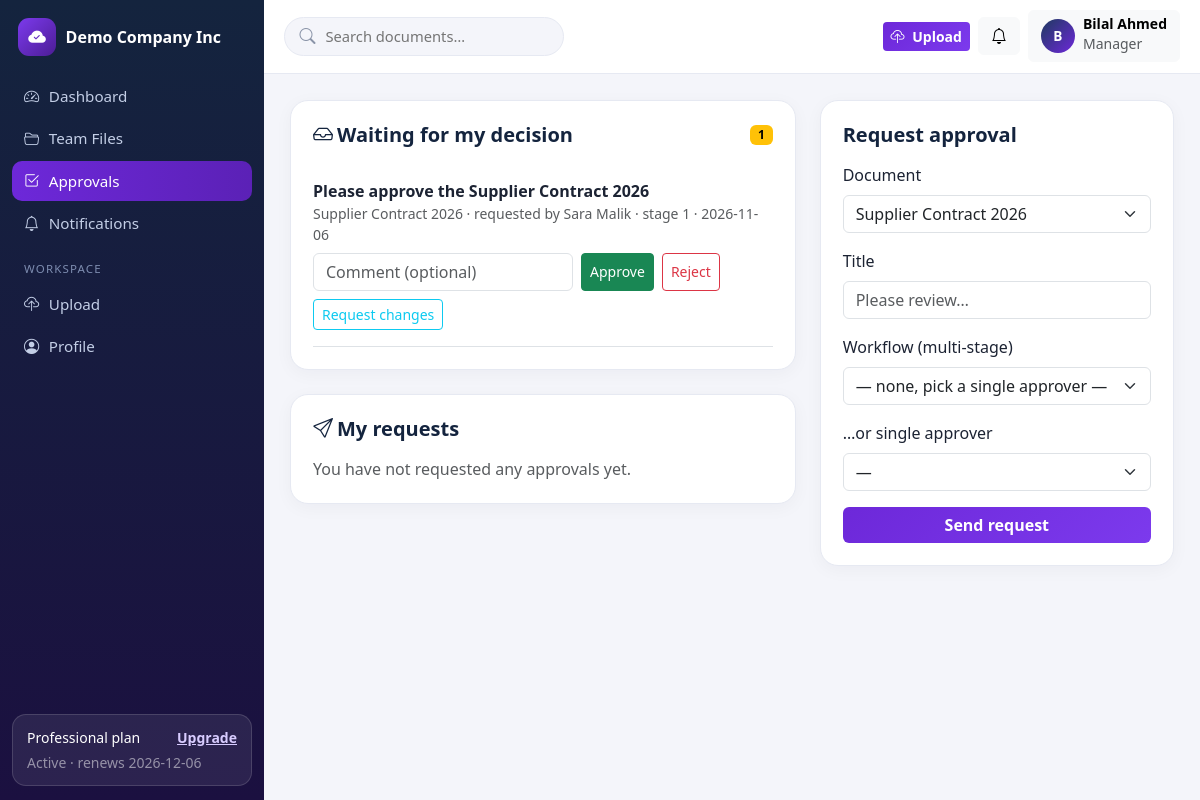
The page /manager/approvals (signed in) on the database its author committed.
### tables this page shows
CREATE TABLE tenants (
    id INT UNSIGNED AUTO_INCREMENT PRIMARY KEY,
    name VARCHAR(160) NOT NULL,
    slug VARCHAR(180) NOT NULL UNIQUE,
    email VARCHAR(190) NOT NULL,
    logo VARCHAR(255) NULL,
    brand_color VARCHAR(9) NOT NULL DEFAULT '#1e3a5f',
    status ENUM('active','suspended') NOT NULL DEFAULT 'active',
    created_at TIMESTAMP NOT NULL DEFAULT CURRENT_TIMESTAMP,
    updated_at TIMESTAMP NOT NULL DEFAULT CURRENT_TIMESTAMP ON UPDATE CURRENT_TIMESTAMP,
    INDEX idx_tenants_status (status)
);

CREATE TABLE subscriptions (
    id INT UNSIGNED AUTO_INCREMENT PRIMARY KEY,
    tenant_id INT UNSIGNED NOT NULL,
    plan_id INT UNSIGNED NOT NULL,
    billing_cycle ENUM('monthly','yearly') NOT NULL DEFAULT 'monthly',
    status ENUM('trialing','active','past_due','cancelled','expired') NOT NULL DEFAULT 'trialing',
    trial_ends_at TIMESTAMP NULL,
    current_period_start TIMESTAMP NULL,
    current_period_end TIMESTAMP NULL,
    cancelled_at TIMESTAMP NULL,
    created_at TIMESTAMP NOT NULL DEFAULT CURRENT_TIMESTAMP,
    updated_at TIMESTAMP NOT NULL DEFAULT CURRENT_TIMESTAMP ON UPDATE CURRENT_TIMESTAMP,
    INDEX idx_sub_tenant (tenant_id),
    INDEX idx_sub_status (status),
    CONSTRAINT fk_sub_tenant FOREIGN KEY (tenant_id) REFERENCES tenants(id) ON DELETE CASCADE,
    CONSTRAINT fk_sub_plan FOREIGN KEY (plan_id) REFERENCES subscription_plans(id)
);

CREATE TABLE subscription_plans (
    id INT UNSIGNED AUTO_INCREMENT PRIMARY KEY,
    name VARCHAR(60) NOT NULL,
    slug VARCHAR(60) NOT NULL UNIQUE,
    price_monthly DECIMAL(10,2) NOT NULL DEFAULT 0,
    price_yearly DECIMAL(10,2) NOT NULL DEFAULT 0,
    storage_mb INT NOT NULL DEFAULT 100,        
    max_users INT NOT NULL DEFAULT 3,           
    max_file_mb INT NOT NULL DEFAULT 10,        
    max_teams INT NOT NULL DEFAULT 1,           
    version_history INT NOT NULL DEFAULT 3,
    features VARCHAR(500) NULL,
    is_active TINYINT(1) NOT NULL DEFAULT 1,
    created_at TIMESTAMP NOT NULL DEFAULT CURRENT_TIMESTAMP,
    updated_at TIMESTAMP NOT NULL DEFAULT CURRENT_TIMESTAMP ON UPDATE CURRENT_TIMESTAMP
);

CREATE TABLE users (
    id INT UNSIGNED AUTO_INCREMENT PRIMARY KEY,
    tenant_id INT UNSIGNED NULL,
    name VARCHAR(120) NOT NULL,
    email VARCHAR(190) NOT NULL UNIQUE,
    password_hash VARCHAR(255) NOT NULL,
    role VARCHAR(40) NOT NULL DEFAULT 'member',
    status ENUM('pending','active','disabled') NOT NULL DEFAULT 'pending',
    email_verified_at TIMESTAMP NULL,
    email_verification_token VARCHAR(64) NULL,
    last_login_at TIMESTAMP NULL,
    created_at TIMESTAMP NOT NULL DEFAULT CURRENT_TIMESTAMP,
    updated_at TIMESTAMP NOT NULL DEFAULT CURRENT_TIMESTAMP ON UPDATE CURRENT_TIMESTAMP,
    INDEX idx_users_tenant (tenant_id),
    INDEX idx_users_role (role),
    CONSTRAINT fk_users_tenant FOREIGN KEY (tenant_id) REFERENCES tenants(id) ON DELETE CASCADE
);

CREATE TABLE approvals (
    id INT UNSIGNED AUTO_INCREMENT PRIMARY KEY,
    tenant_id INT UNSIGNED NOT NULL,
    document_id INT UNSIGNED NOT NULL,
    workflow_id INT UNSIGNED NULL,
    requested_by INT UNSIGNED NOT NULL,
    title VARCHAR(200) NOT NULL,
    status ENUM('pending','approved','rejected','changes_requested','cancelled') NOT NULL DEFAULT 'pending',
    created_at TIMESTAMP NOT NULL DEFAULT CURRENT_TIMESTAMP,
    updated_at TIMESTAMP NOT NULL DEFAULT CURRENT_TIMESTAMP ON UPDATE CURRENT_TIMESTAMP,
    INDEX idx_appr_tenant (tenant_id),
    CONSTRAINT fk_appr_tenant FOREIGN KEY (tenant_id) REFERENCES tenants(id) ON DELETE CASCADE,
    CONSTRAINT fk_appr_doc FOREIGN KEY (document_id) REFERENCES documents(id) ON DELETE CASCADE,
    CONSTRAINT fk_appr_wf FOREIGN KEY (workflow_id) REFERENCES approval_workflows(id) ON DELETE SET NULL,
    CONSTRAINT fk_appr_user FOREIGN KEY (requested_by) REFERENCES users(id) ON DELETE CASCADE
);

CREATE TABLE documents (
    id INT UNSIGNED AUTO_INCREMENT PRIMARY KEY,
    tenant_id INT UNSIGNED NOT NULL,
    folder_id INT UNSIGNED NULL,
    category_id INT UNSIGNED NULL,
    department_id INT UNSIGNED NULL,
    owner_id INT UNSIGNED NOT NULL,
    name VARCHAR(200) NOT NULL,
    description TEXT NULL,
    stored_name VARCHAR(80) NOT NULL,           
    original_name VARCHAR(255) NOT NULL,
    extension VARCHAR(12) NOT NULL,
    mime_type VARCHAR(120) NOT NULL,
    size_bytes BIGINT UNSIGNED NOT NULL DEFAULT 0,
    status ENUM('active','archived') NOT NULL DEFAULT 'active',
    expires_at DATE NULL,                        
    download_count INT UNSIGNED NOT NULL DEFAULT 0,
    deleted_at TIMESTAMP NULL,                   
    created_at TIMESTAMP NOT NULL DEFAULT CURRENT_TIMESTAMP,
    updated_at TIMESTAMP NOT NULL DEFAULT CURRENT_TIMESTAMP ON UPDATE CURRENT_TIMESTAMP,
    INDEX idx_docs_tenant_folder (tenant_id, folder_id),
    INDEX idx_docs_tenant_cat (tenant_id, category_id),
    INDEX idx_docs_name (name),
    FULLTEXT INDEX ft_docs (name, description),
    CONSTRAINT fk_docs_tenant FOREIGN KEY (tenant_id) REFERENCES tenants(id) ON DELETE CASCADE,
    CONSTRAINT fk_docs_folder FOREIGN KEY (folder_id) REFERENCES folders(id) ON DELETE SET NULL,
    CONSTRAINT fk_docs_category FOREIGN KEY (category_id) REFERENCES categories(id) ON DELETE SET NULL,
    CONSTRAINT fk_docs_department FOREIGN KEY (department_id) REFERENCES departments(id) ON DELETE SET NULL,
    CONSTRAINT fk_docs_owner FOREIGN KEY (owner_id) REFERENCES users(id) ON DELETE CASCADE
);

CREATE TABLE approval_steps (
    id INT UNSIGNED AUTO_INCREMENT PRIMARY KEY,
    approval_id INT UNSIGNED NOT NULL,
    step_order INT NOT NULL DEFAULT 1,
    approver_id INT UNSIGNED NOT NULL,
    status ENUM('pending','approved','rejected','changes_requested','skipped') NOT NULL DEFAULT 'pending',
    comment VARCHAR(500) NULL,
    decided_at TIMESTAMP NULL,
    created_at TIMESTAMP NOT NULL DEFAULT CURRENT_TIMESTAMP,
    INDEX idx_step_approver (approver_id, status),
    CONSTRAINT fk_step_approval FOREIGN KEY (approval_id) REFERENCES approvals(id) ON DELETE CASCADE,
    CONSTRAINT fk_step_user FOREIGN KEY (approver_id) REFERENCES users(id) ON DELETE CASCADE
);

### resources/views/partials/approvals-tree.php (the view, shortened to what the rows shown need)
<div class="row g-4">
  <div class="col-lg-7">
    <div class="panel mb-4">
      <div class="panel-head"><h5><i class="bi bi-inbox me-1"></i>Waiting for my decision</h5><span class="badge text-bg-warning"><?= count($inbox) ?></span></div>
      <?php foreach ($inbox as $a): ?>
      <div class="border-bottom py-3">
        <strong><?= e($a['title']) ?></strong>
        <div class="small text-muted mb-2"><?= e($a['doc_name']) ?> · requested by <?= e($a['requester_name']) ?> · stage <?= (int) $a['step_order'] ?> · <?= e(substr((string) $a['created_at'], 0, 10)) ?></div>
        <form method="post" action="<?= url($treeBase . '/approvals/' . (int) $a['id'] . '/decide') ?>" class="d-flex flex-wrap gap-2">
          <?= csrf_field() ?><input class="form-control" name="comment" placeholder="Comment (optional)" style="max-width:260px">
          <button class="btn btn-sm btn-success" name="decision" value="approved">Approve</button>
          <button class="btn btn-sm btn-outline-danger" name="decision" value="rejected">Reject</button>
          <button class="btn btn-sm btn-outline-info" name="decision" value="changes_requested">Request changes</button>
        </form>
      </div>
      <?php endforeach; ?>
    </div>
    <div class="panel">
      <div class="panel-head"><h5><i class="bi bi-send me-1"></i>My requests</h5></div>
      <?php if (!$mine): ?><p class="text-muted mb-0">You have not requested any approvals yet.</p><?php endif; ?>
    </div>
  </div>
  <div class="col-lg-5">
    <div class="panel">
      <div class="panel-head"><h5>Request approval</h5></div>
      <form method="post" action="<?= url($treeBase . '/approvals/request') ?>">
        <label class="form-label">Document</label>
        <select class="form-select mb-3" name="document_id" required>
          <?php foreach ($rows as $d): ?><option value="<?= (int) $d['id'] ?>"><?= e($d['name']) ?></option><?php endforeach; ?>
        </select>
        <label class="form-label">Title</label><input class="form-control mb-3" name="title" placeholder="Please review…">
        <label class="form-label">Workflow (multi-stage)</label>
        <select class="form-select mb-3" name="workflow_id"><option value="">— none, pick a single approver —</option>
          <?php foreach ($workflows as $w): ?><option value="<?= (int) $w['id'] ?>"><?= e($w['name']) ?></option><?php endforeach; ?></select>
        <label class="form-label">…or single approver</label>
        <select class="form-select mb-3" name="approver_id"><option value="">—</option>
          <?php foreach ($tenantUsers as $u): ?><option value="<?= (int) $u['id'] ?>"><?= e($u['name']) ?> (<?= e($u['role']) ?>)</option><?php endforeach; ?></select>
        <button class="btn btn-purple w-100">Send request</button>
      </form>
    </div>
  </div>
</div>

### routes/web.php (shortened to what the rows shown need)
<?php
function dispatch(string $method, string $uri): void
{
    $path = trim(parse_url($uri, PHP_URL_PATH) ?? '/', '/');
    foreach ($GLOBALS['routes'] as [$m, $pattern, $handler]) {
        if ($m !== $method) continue;
        $regex = '#^' . preg_replace('#\{[a-zA-Z_]+\}#', '([^/]+)', $pattern) . '$#';
        if (preg_match($regex, $path, $matches)) {
            array_shift($matches);
            $args = array_map(fn($v) => ctype_digit((string) $v) ? (int) $v : $v, $matches);
            [$class, $action] = $handler;
            (new $class())->$action(...$args);
            return;
        }
    }
}

### resources/views/partials/tree-open.php (shortened to what the rows shown need)
<?php
$tree = $tree ?? 'employee';
$navs = [
  'admin' => [
    ['admin/dashboard', 'bi-speedometer2', 'Dashboard'],
    ['admin/files', 'bi-folder2-open', 'Files'],
    ['admin/folders', 'bi-folder', 'Folders'],
    ['admin/categories', 'bi-tags', 'Categories & Depts'],
    ['admin/teams', 'bi-people', 'Teams'],
    ['admin/users', 'bi-person-gear', 'Users'],
    ['admin/sharing', 'bi-share', 'Sharing'],
    ['admin/approvals', 'bi-check2-square', 'Approvals'],
    ['admin/versions', 'bi-clock-history', 'Versions'],
    ['_h', '', 'Insights'],
    ['admin/storage', 'bi-hdd-stack', 'Storage'],
    ['admin/reports', 'bi-bar-chart', 'Reports'],
    ['admin/audit-logs', 'bi-shield-lock', 'Audit Logs'],
    ['_h', '', 'Workspace'],
    ['app', 'bi-grid-1x2', 'Classic workspace'],
    ['app/subscription', 'bi-credit-card', 'Subscription'],
    ['admin/settings', 'bi-gear', 'Settings'],
  ],
  'manager' => [
    ['manager/dashboard', 'bi-speedometer2', 'Dashboard'],
    ['manager/files', 'bi-folder2-open', 'Team Files'],
    ['manager/approvals', 'bi-check2-square', 'Approvals'],
    ['manager/notifications', 'bi-bell', 'Notifications'],
    ['_h', '', 'Workspace'],
    ['app/upload', 'bi-cloud-upload', 'Upload'],
    ['app/profile', 'bi-person-circle', 'Profile'],
  ],
  'employee' => [
    ['employee/dashboard', 'bi-speedometer2', 'Dashboard'],
    ['employee/files', 'bi-folder2-open', 'My Files'],
    ['employee/approvals', 'bi-check2-square', 'Approvals'],
    ['employee/notifications', 'bi-bell', 'Notifications'],
    ['_h', '', 'Workspace'],
    ['app/upload', 'bi-cloud-upload', 'Upload'],
    ['app/profile', 'bi-person-circle', 'Profile'],
  ],
];
$searchAction = ['admin' => 'admin/files', 'manager' => 'manager/files', 'employee' => 'employee/files'][$tree];
?>
<!DOCTYPE html>
<html lang="en">
<head>
<link href="https://cdn.jsdelivr.net/npm/bootstrap@5.3.3/dist/css/bootstrap.min.css" rel="stylesheet">
<link href="https://cdn.jsdelivr.net/npm/bootstrap-icons@1.11.3/font/bootstrap-icons.min.css" rel="stylesheet">
<link href="<?= url('assets/css/app.css') ?>" rel="stylesheet">
</head>
<body>
<div class="app-shell">
  <aside class="app-sidebar" id="appSidebar">
    <a class="sidebar-brand" href="<?= url($tree . '/dashboard') ?>">
      <?php if (!empty($tenant['logo'])): ?><img src="<?= url($tenant['logo']) ?>" alt="" class="sidebar-logo">
      <?php else: ?><span class="brand-mark"><i class="bi bi-cloud-check-fill"></i></span><?php endif; ?>
      <span class="sidebar-brand-text"><?= e($tenant['name'] ?? 'DocuFlow') ?></span>
    </a>
    <nav class="sidebar-nav">
      <?php foreach ($navs[$tree] as $item): ?>
        <?php if ($item[0] === '_h'): ?><div class="sidebar-heading"><?= e($item[2]) ?></div>
        <?php else: ?><a href="<?= url($item[0]) ?>"><i class="bi <?= e($item[1]) ?>"></i> <?= e($item[2]) ?></a><?php endif; ?>
      <?php endforeach; ?>
    </nav>
    <?php if (!empty($sub)): ?>
    <div class="sidebar-plan">
      <div class="d-flex justify-content-between small"><span><?= e($sub['plan_name']) ?> plan</span><a href="<?= url('app/subscription') ?>">Upgrade</a></div>
      <div class="text-white-50 small mt-1"><?= e(ucfirst(SubscriptionService::effectiveStatus($sub))) ?> · renews <?= e(substr((string) $sub['current_period_end'], 0, 10)) ?></div>
    </div>
    <?php endif; ?>
  </aside>
  <div class="app-main">
    <header class="app-topbar">
      <form class="topbar-search d-none d-md-flex" method="get" action="<?= url($searchAction) ?>">
        <i class="bi bi-search"></i>
        <input type="search" name="q" placeholder="Search documents…" value="<?= e($_GET['q'] ?? '') ?>">
      </form>
      <div class="ms-auto d-flex align-items-center gap-2">
        <a class="btn btn-purple btn-sm" href="<?= url('app/upload') ?>"><i class="bi bi-cloud-upload me-1"></i> Upload</a>
        <div class="dropdown">
          <button class="btn btn-light position-relative" data-bs-toggle="dropdown" aria-label="Notifications">
            <i class="bi bi-bell"></i>
          </button>
        </div>
        <div class="dropdown">
          <button class="btn btn-light d-flex align-items-center gap-2" data-bs-toggle="dropdown">
            <span class="avatar"><?= e(strtoupper(substr($user['name'], 0, 1))) ?></span>
            <span class="d-none d-md-block text-start"><span class="d-block fw-semibold small lh-1"><?= e($user['name']) ?></span>
            <span class="text-muted small lh-1"><?= e(ucwords(str_replace('_', ' ', $user['role']))) ?></span></span>
          </button>
        </div>
      </div>
    </header>
    <main class="app-content">

### rows shown on the page
tenants: name "Demo Company Inc"
subscriptions: plan.name "Professional", status "Active", current_period_end "2026-12-06"
users: name "B", name "Bilal Ahmed", role "Manager"
approvals: title "Please approve the Supplier Contract 2026", document.name "Supplier Contract 2026", requested_by.name "Sara Malik", approval_steps.step_order "1", created_at "2026-11-06"

### other values the page prints
$item[2] "Dashboard"
$item[2] "Team Files"
$item[2] "Approvals"
$item[2] "Notifications"
$item[2] "WORKSPACE"
$item[2] "Upload"
$item[2] "Profile"
count($inbox) "1"
form field document_id "Supplier Contract 2026"
